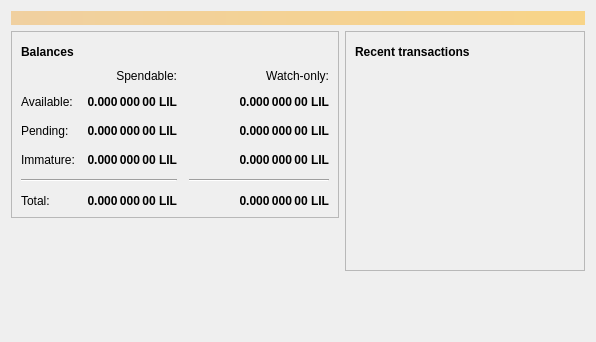
<?xml version="1.0" encoding="UTF-8"?>
<ui version="4.0">
 <class>OverviewPage</class>
 <widget class="QWidget" name="OverviewPage">
  <property name="geometry">
   <rect>
    <x>0</x>
    <y>0</y>
    <width>596</width>
    <height>342</height>
   </rect>
  </property>
  <property name="windowTitle">
   <string>Form</string>
  </property>
  <layout class="QVBoxLayout" name="topLayout">
   <item>
    <widget class="QLabel" name="labelAlerts">
     <property name="visible">
      <bool>false</bool>
     </property>
     <property name="styleSheet">
      <string notr="true">QLabel { background-color: qlineargradient(x1: 0, y1: 0, x2: 1, y2: 0, stop:0 #F0D0A0, stop:1 #F8D488); color:#000000; }</string>
     </property>
     <property name="wordWrap">
      <bool>true</bool>
     </property>
     <property name="margin">
      <number>3</number>
     </property>
     <property name="textInteractionFlags">
      <set>Qt::TextSelectableByMouse</set>
     </property>
    </widget>
   </item>
   <item>
    <layout class="QHBoxLayout" name="horizontalLayout" stretch="1,1">
     <item>
      <layout class="QVBoxLayout" name="verticalLayout_2">
       <item>
        <widget class="QFrame" name="frame">
         <property name="frameShape">
          <enum>QFrame::StyledPanel</enum>
         </property>
         <property name="frameShadow">
          <enum>QFrame::Raised</enum>
         </property>
         <layout class="QVBoxLayout" name="verticalLayout_4">
          <item>
           <layout class="QHBoxLayout" name="horizontalLayout_4">
            <item>
             <widget class="QLabel" name="label_5">
              <property name="font">
               <font>
                <weight>75</weight>
                <bold>true</bold>
               </font>
              </property>
              <property name="text">
               <string>Balances</string>
              </property>
             </widget>
            </item>
            <item>
             <widget class="QPushButton" name="labelWalletStatus">
              <property name="enabled">
               <bool>true</bool>
              </property>
              <property name="maximumSize">
               <size>
                <width>30</width>
                <height>16777215</height>
               </size>
              </property>
              <property name="toolTip">
               <string>The displayed information may be out of date. Your wallet automatically synchronizes with the Lilith network after a connection is established, but this process has not completed yet.</string>
              </property>
              <property name="text">
               <string/>
              </property>
              <property name="icon">
               <iconset resource="../bitcoin.qrc">
                <normaloff>:/icons/warning</normaloff>
                <disabledoff>:/icons/warning</disabledoff>:/icons/warning</iconset>
              </property>
              <property name="iconSize">
               <size>
                <width>24</width>
                <height>24</height>
               </size>
              </property>
              <property name="flat">
               <bool>true</bool>
              </property>
             </widget>
            </item>
            <item>
             <spacer name="horizontalSpacer_3">
              <property name="orientation">
               <enum>Qt::Horizontal</enum>
              </property>
              <property name="sizeHint" stdset="0">
               <size>
                <width>40</width>
                <height>20</height>
               </size>
              </property>
             </spacer>
            </item>
           </layout>
          </item>
          <item>
           <layout class="QGridLayout" name="gridLayout">
            <property name="spacing">
             <number>12</number>
            </property>
            <item row="2" column="2">
             <widget class="QLabel" name="labelWatchPending">
              <property name="font">
               <font>
                <weight>75</weight>
                <bold>true</bold>
               </font>
              </property>
              <property name="cursor">
               <cursorShape>IBeamCursor</cursorShape>
              </property>
              <property name="toolTip">
               <string>Unconfirmed transactions to watch-only addresses</string>
              </property>
              <property name="text">
               <string notr="true">0.000 000 00 LIL</string>
              </property>
              <property name="alignment">
               <set>Qt::AlignRight|Qt::AlignTrailing|Qt::AlignVCenter</set>
              </property>
              <property name="textInteractionFlags">
               <set>Qt::LinksAccessibleByMouse|Qt::TextSelectableByKeyboard|Qt::TextSelectableByMouse</set>
              </property>
             </widget>
            </item>
            <item row="2" column="1">
             <widget class="QLabel" name="labelUnconfirmed">
              <property name="font">
               <font>
                <weight>75</weight>
                <bold>true</bold>
               </font>
              </property>
              <property name="cursor">
               <cursorShape>IBeamCursor</cursorShape>
              </property>
              <property name="toolTip">
               <string>Total of transactions that have yet to be confirmed, and do not yet count toward the spendable balance</string>
              </property>
              <property name="text">
               <string notr="true">0.000 000 00 LIL</string>
              </property>
              <property name="alignment">
               <set>Qt::AlignRight|Qt::AlignTrailing|Qt::AlignVCenter</set>
              </property>
              <property name="textInteractionFlags">
               <set>Qt::LinksAccessibleByMouse|Qt::TextSelectableByKeyboard|Qt::TextSelectableByMouse</set>
              </property>
             </widget>
            </item>
            <item row="3" column="2">
             <widget class="QLabel" name="labelWatchImmature">
              <property name="font">
               <font>
                <weight>75</weight>
                <bold>true</bold>
               </font>
              </property>
              <property name="cursor">
               <cursorShape>IBeamCursor</cursorShape>
              </property>
              <property name="toolTip">
               <string>Mined balance in watch-only addresses that has not yet matured</string>
              </property>
              <property name="text">
               <string notr="true">0.000 000 00 LIL</string>
              </property>
              <property name="alignment">
               <set>Qt::AlignRight|Qt::AlignTrailing|Qt::AlignVCenter</set>
              </property>
              <property name="textInteractionFlags">
               <set>Qt::LinksAccessibleByMouse|Qt::TextSelectableByKeyboard|Qt::TextSelectableByMouse</set>
              </property>
             </widget>
            </item>
            <item row="4" column="0" colspan="2">
             <widget class="Line" name="line">
              <property name="orientation">
               <enum>Qt::Horizontal</enum>
              </property>
             </widget>
            </item>
            <item row="4" column="2">
             <widget class="Line" name="lineWatchBalance">
              <property name="sizePolicy">
               <sizepolicy hsizetype="Preferred" vsizetype="Fixed">
                <horstretch>0</horstretch>
                <verstretch>0</verstretch>
               </sizepolicy>
              </property>
              <property name="minimumSize">
               <size>
                <width>140</width>
                <height>0</height>
               </size>
              </property>
              <property name="orientation">
               <enum>Qt::Horizontal</enum>
              </property>
             </widget>
            </item>
            <item row="5" column="0">
             <widget class="QLabel" name="labelTotalText">
              <property name="text">
               <string>Total:</string>
              </property>
             </widget>
            </item>
            <item row="3" column="1">
             <widget class="QLabel" name="labelImmature">
              <property name="font">
               <font>
                <weight>75</weight>
                <bold>true</bold>
               </font>
              </property>
              <property name="cursor">
               <cursorShape>IBeamCursor</cursorShape>
              </property>
              <property name="toolTip">
               <string>Mined balance that has not yet matured</string>
              </property>
              <property name="text">
               <string notr="true">0.000 000 00 LIL</string>
              </property>
              <property name="alignment">
               <set>Qt::AlignRight|Qt::AlignTrailing|Qt::AlignVCenter</set>
              </property>
              <property name="textInteractionFlags">
               <set>Qt::LinksAccessibleByMouse|Qt::TextSelectableByKeyboard|Qt::TextSelectableByMouse</set>
              </property>
             </widget>
            </item>
            <item row="2" column="3">
             <spacer name="horizontalSpacer_2">
              <property name="orientation">
               <enum>Qt::Horizontal</enum>
              </property>
              <property name="sizeHint" stdset="0">
               <size>
                <width>40</width>
                <height>20</height>
               </size>
              </property>
             </spacer>
            </item>
            <item row="3" column="0">
             <widget class="QLabel" name="labelImmatureText">
              <property name="text">
               <string>Immature:</string>
              </property>
             </widget>
            </item>
            <item row="5" column="1">
             <widget class="QLabel" name="labelTotal">
              <property name="font">
               <font>
                <weight>75</weight>
                <bold>true</bold>
               </font>
              </property>
              <property name="cursor">
               <cursorShape>IBeamCursor</cursorShape>
              </property>
              <property name="toolTip">
               <string>Your current total balance</string>
              </property>
              <property name="text">
               <string notr="true">0.000 000 00 LIL</string>
              </property>
              <property name="alignment">
               <set>Qt::AlignRight|Qt::AlignTrailing|Qt::AlignVCenter</set>
              </property>
              <property name="textInteractionFlags">
               <set>Qt::LinksAccessibleByMouse|Qt::TextSelectableByKeyboard|Qt::TextSelectableByMouse</set>
              </property>
             </widget>
            </item>
            <item row="5" column="2">
             <widget class="QLabel" name="labelWatchTotal">
              <property name="font">
               <font>
                <weight>75</weight>
                <bold>true</bold>
               </font>
              </property>
              <property name="cursor">
               <cursorShape>IBeamCursor</cursorShape>
              </property>
              <property name="toolTip">
               <string>Current total balance in watch-only addresses</string>
              </property>
              <property name="text">
               <string notr="true">0.000 000 00 LIL</string>
              </property>
              <property name="alignment">
               <set>Qt::AlignRight|Qt::AlignTrailing|Qt::AlignVCenter</set>
              </property>
              <property name="textInteractionFlags">
               <set>Qt::LinksAccessibleByMouse|Qt::TextSelectableByKeyboard|Qt::TextSelectableByMouse</set>
              </property>
             </widget>
            </item>
            <item row="0" column="2">
             <widget class="QLabel" name="labelWatchonly">
              <property name="text">
               <string>Watch-only:</string>
              </property>
              <property name="alignment">
               <set>Qt::AlignRight|Qt::AlignTrailing|Qt::AlignVCenter</set>
              </property>
             </widget>
            </item>
            <item row="1" column="0">
             <widget class="QLabel" name="labelBalanceText">
              <property name="text">
               <string>Available:</string>
              </property>
             </widget>
            </item>
            <item row="1" column="1">
             <widget class="QLabel" name="labelBalance">
              <property name="font">
               <font>
                <weight>75</weight>
                <bold>true</bold>
               </font>
              </property>
              <property name="cursor">
               <cursorShape>IBeamCursor</cursorShape>
              </property>
              <property name="toolTip">
               <string>Your current spendable balance</string>
              </property>
              <property name="text">
               <string notr="true">0.000 000 00 LIL</string>
              </property>
              <property name="alignment">
               <set>Qt::AlignRight|Qt::AlignTrailing|Qt::AlignVCenter</set>
              </property>
              <property name="textInteractionFlags">
               <set>Qt::LinksAccessibleByMouse|Qt::TextSelectableByKeyboard|Qt::TextSelectableByMouse</set>
              </property>
             </widget>
            </item>
            <item row="1" column="2">
             <widget class="QLabel" name="labelWatchAvailable">
              <property name="font">
               <font>
                <weight>75</weight>
                <bold>true</bold>
               </font>
              </property>
              <property name="cursor">
               <cursorShape>IBeamCursor</cursorShape>
              </property>
              <property name="toolTip">
               <string>Your current balance in watch-only addresses</string>
              </property>
              <property name="text">
               <string notr="true">0.000 000 00 LIL</string>
              </property>
              <property name="alignment">
               <set>Qt::AlignRight|Qt::AlignTrailing|Qt::AlignVCenter</set>
              </property>
              <property name="textInteractionFlags">
               <set>Qt::LinksAccessibleByMouse|Qt::TextSelectableByKeyboard|Qt::TextSelectableByMouse</set>
              </property>
             </widget>
            </item>
            <item row="2" column="0">
             <widget class="QLabel" name="labelPendingText">
              <property name="text">
               <string>Pending:</string>
              </property>
             </widget>
            </item>
            <item row="0" column="1">
             <widget class="QLabel" name="labelSpendable">
              <property name="text">
               <string>Spendable:</string>
              </property>
              <property name="alignment">
               <set>Qt::AlignRight|Qt::AlignTrailing|Qt::AlignVCenter</set>
              </property>
             </widget>
            </item>
           </layout>
          </item>
         </layout>
        </widget>
       </item>
       <item>
        <spacer name="verticalSpacer">
         <property name="orientation">
          <enum>Qt::Vertical</enum>
         </property>
         <property name="sizeHint" stdset="0">
          <size>
           <width>20</width>
           <height>40</height>
          </size>
         </property>
        </spacer>
       </item>
      </layout>
     </item>
     <item>
      <layout class="QVBoxLayout" name="verticalLayout_3">
       <item>
        <widget class="QFrame" name="frame_2">
         <property name="frameShape">
          <enum>QFrame::StyledPanel</enum>
         </property>
         <property name="frameShadow">
          <enum>QFrame::Raised</enum>
         </property>
         <layout class="QVBoxLayout" name="verticalLayout">
          <item>
           <layout class="QHBoxLayout" name="horizontalLayout_2">
            <item>
             <widget class="QLabel" name="label_4">
              <property name="font">
               <font>
                <weight>75</weight>
                <bold>true</bold>
               </font>
              </property>
              <property name="text">
               <string>Recent transactions</string>
              </property>
             </widget>
            </item>
            <item>
             <widget class="QPushButton" name="labelTransactionsStatus">
              <property name="enabled">
               <bool>true</bool>
              </property>
              <property name="maximumSize">
               <size>
                <width>30</width>
                <height>16777215</height>
               </size>
              </property>
              <property name="toolTip">
               <string>The displayed information may be out of date. Your wallet automatically synchronizes with the Lilith network after a connection is established, but this process has not completed yet.</string>
              </property>
              <property name="text">
               <string/>
              </property>
              <property name="icon">
               <iconset resource="../bitcoin.qrc">
                <normaloff>:/icons/warning</normaloff>
                <disabledoff>:/icons/warning</disabledoff>:/icons/warning</iconset>
              </property>
              <property name="iconSize">
               <size>
                <width>24</width>
                <height>24</height>
               </size>
              </property>
              <property name="flat">
               <bool>true</bool>
              </property>
             </widget>
            </item>
            <item>
             <spacer name="horizontalSpacer">
              <property name="orientation">
               <enum>Qt::Horizontal</enum>
              </property>
              <property name="sizeHint" stdset="0">
               <size>
                <width>40</width>
                <height>20</height>
               </size>
              </property>
             </spacer>
            </item>
           </layout>
          </item>
          <item>
           <widget class="QListView" name="listTransactions">
            <property name="styleSheet">
             <string notr="true">QListView { background: transparent; }</string>
            </property>
            <property name="frameShape">
             <enum>QFrame::NoFrame</enum>
            </property>
            <property name="verticalScrollBarPolicy">
             <enum>Qt::ScrollBarAlwaysOff</enum>
            </property>
            <property name="horizontalScrollBarPolicy">
             <enum>Qt::ScrollBarAlwaysOff</enum>
            </property>
            <property name="selectionMode">
             <enum>QAbstractItemView::NoSelection</enum>
            </property>
           </widget>
          </item>
         </layout>
        </widget>
       </item>
       <item>
        <spacer name="verticalSpacer_2">
         <property name="orientation">
          <enum>Qt::Vertical</enum>
         </property>
         <property name="sizeHint" stdset="0">
          <size>
           <width>20</width>
           <height>40</height>
          </size>
         </property>
        </spacer>
       </item>
      </layout>
     </item>
    </layout>
   </item>
  </layout>
 </widget>
 <resources/>
 <connections/>
</ui>
